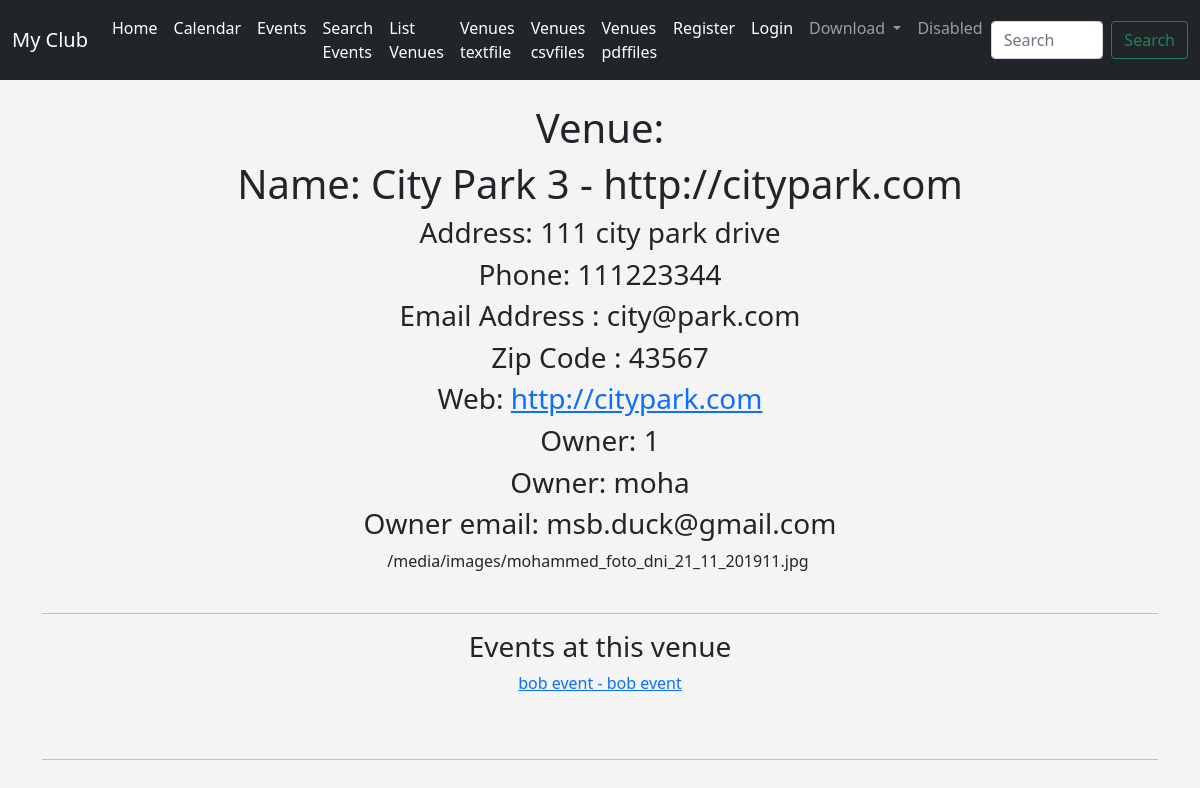
Page /show_venue/1 on the committed database.
### events/models.py (models this page shows, shortened)
class Venue(models.Model):
    name=models.CharField('Venue Name', max_length=120)
    address=models.CharField( max_length=300)
    zip_code=models.CharField('Zipe Code', max_length=120)
    phone=models.CharField('Contact phone', max_length=25, blank=True)
    web=models.URLField('Website address', blank=True)
    email_address=models.EmailField('Email address', blank=True)
    owner=models.IntegerField("Venue Owner", blank=False, default=1)
    venue_image=models.ImageField(null=True, blank=True, upload_to="images/")
    def __str__(self) -> str:
        return self.name + " - " + self.web

class Event(models.Model):
    name=models.CharField('Event Name', max_length=120)
    event_date=models.DateTimeField('Event Date')
    venue = models.ForeignKey(Venue,blank=True, null=True, on_delete=models.CASCADE)
    manager=models.ForeignKey(User, blank=True, null=True, on_delete=models.SET_NULL)
    description=models.TextField('Description Name', blank=True)
    attendees=models.ManyToManyField(MyClubUser, blank=True)
    approved=models.BooleanField('Aprroved', default=False)
    def __str__(self) -> str:
        return self.name + " - " + self.description

### events/views.py (the view)
# urls.py: path('show_venue/<venue_id>', views.show_venue, name='show-venue'),
def show_venue(request, venue_id):
    venue = Venue.objects.get(pk=venue_id)
    venue_owner = User.objects.get(pk=venue.owner)
    events=venue.event_set.all()
    context = {'venue': venue, 'venue_owner': venue_owner, 'events':events}
    return render(request, 'events/show_venue.html', context)

### events/templates/events/show_venue.html (shortened to what this page needs)
{% extends 'events/base.html' %}
{% block content %}
<center>
    <h1>Venue:</h1>
  <h1>Name: {{venue}}</h1>
  <h3>Address: {{venue.address}}</h3>
  <h3>Phone: {{venue.phone}}</h3>
  <h3>Email Address : {{venue.email_address}}</h3>
  <h3>Zip Code : {{venue.zip_code}}</h3>
  <h3>Web: <a href="{{venue.web}}">{{venue.web}}</a></h3>
  <h3>Owner: {{venue.owner}}</h3>
  <h3>Owner: {{venue_owner}}</h3>
  <h3>Owner email: {{venue_owner.email}}</h3>
  {% if venue.venue_image %}
  {{venue.venue_image.url}}
  {% endif %}
  <br><br>
  <hr>
  <h3>Events at this venue</h3>
  {% if events %}
  {% for event in events %}
<a href="{% url 'show_event' event.id %}">{{event}} </a><br>
{% endfor %}
{% else %}
<h4>No events scheduled at this venue at this time</h4>
{% endif %}
<br><br>
<hr>
  </center>
{% endblock %}

### events/templates/events/base.html (style rules this page uses)
body { background: #f4f4f4; }

### rows in the picture
Venue: name+web "City Park 3 - http://citypark.com", address "111 city park drive", phone "111223344", email_address "city@park.com", zip_code "43567", web "http://citypark.com", owner "1", venue_image "/media/images/mohammed_foto_dni_21_11_201911.jpg"
Event: name+description "bob event - bob event"

### other values in the picture
{{ venue_owner }} "moha"
{{ venue_owner.email }} "msb.duck@gmail.com"
